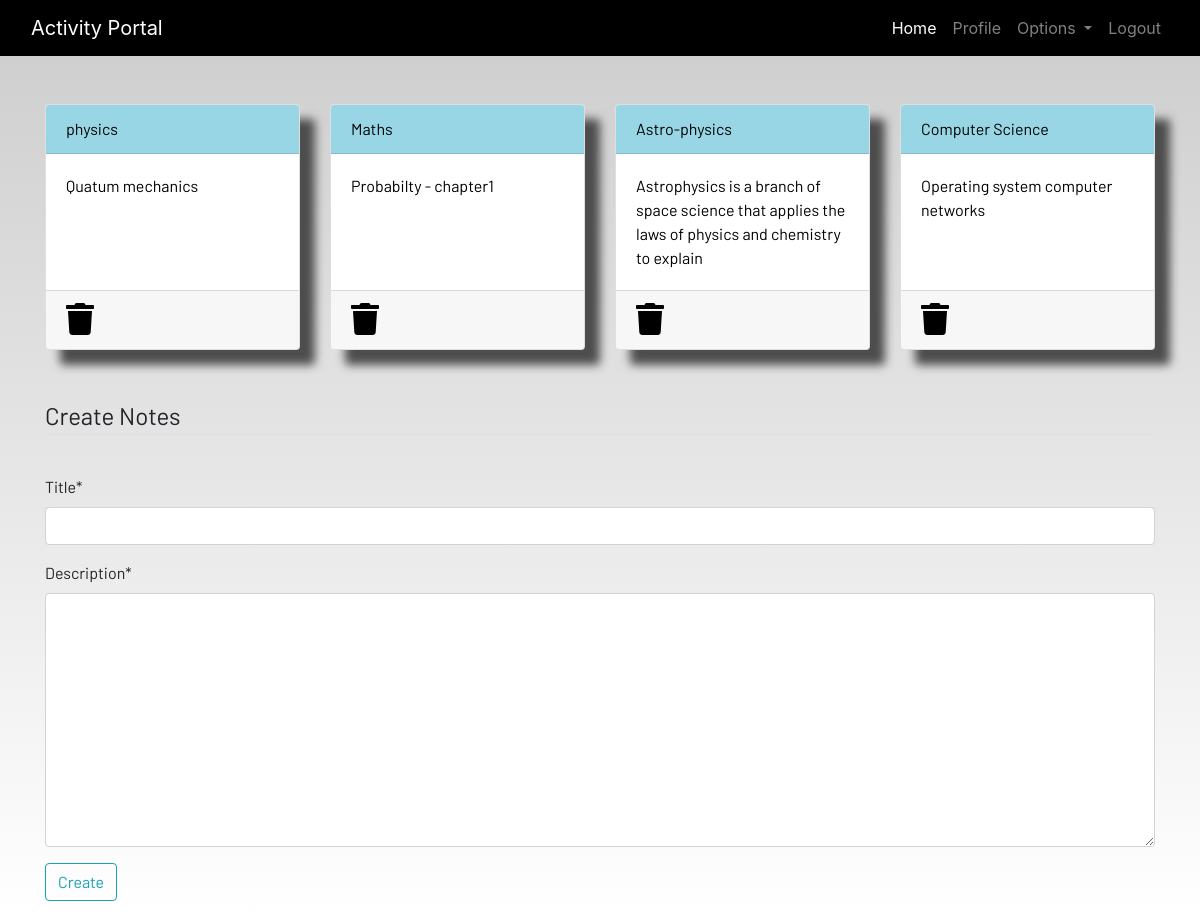
Screenshot of /notes (signed in) with the database file from the repository.
### dashboard/models.py (models this page shows, shortened)
class Notes(models.Model):
    user = models.ForeignKey(User, on_delete = models.CASCADE)
    title = models.CharField(max_length= 256)
    description = models.TextField()
    class Meta:
        verbose_name = "notes"
        verbose_name_plural = "notes"

### dashboard/views.py (the view)
# urls.py: path('notes',views.notes,name = 'notes'),
@login_required
def notes(request):
    if request.method == 'POST':
        form = NotesForm(request.POST)
        if form.is_valid():
            notes = Notes(user = request.user,title = request.POST['title'],description = request.POST['description'])
            notes.save()
        messages.success(request,f" Notes Added from {request.user.username} successfully")
    form = NotesForm()
    notes = Notes.objects.filter(user = request.user)
    context = {
        'notes':notes,
        'form':form,
    }
    return render(request,'dashboard/notes.html',context)

### dashboard/forms.py
class NotesForm(forms.ModelForm):
    class Meta:
        model = Notes
        fields = ['title','description']

### dashboard/templates/dashboard/notes.html (shortened to what this page needs)
{% extends 'dashboard/base.html' %}
{% load static %}
{% load crispy_forms_tags %}
{% block content %}
<div class="container">
    <div class="row">
        {% for note in notes %}
        <div class="col-md-3">
            <a href="{% url 'notes-detail' note.id %}">
                <div class="card">
                    <div class="card-header">{{note.title}}</div>
                    <div class="card-body">{{note.description|slice:"0:100"}}</div>
                    <div class="card-footer mt-auto "><a href="{% url 'delete-note' note.id %}">
                        <i class="fa fa-trash fa-2x"></i></a>
                    </div>
                </div>
            </a>
        </div>
        {% endfor %}
        <br><br>
    </div>
</div>
<br><br>
<div class="container">
    <form method="POST">
        <fieldset class="form-group">
            <legend class="border-bottom mb-4">Create Notes</legend>
        </fieldset>
        {{form|crispy}}
        <div class="form-group">
            <button href="" class="btn btn-outline-info" type="submit">
                Create
            </button>
        </div>
    </form>
</div>
{% endblock content %}

### static/css/main.css (style rules this page uses)
html { scroll-behavior: smooth; height: 100%; width: 100%; }
.card { box-shadow: 15px 15px 10px rgb(78, 77, 77); }
a { text-decoration: none !important; color: black; }
.card-header { color: black !important; background: rgb(152, 214, 230) !important; transition: 0.3s ease-in; }
html, body { max-width: 100%; overflow-x: hidden; height: 100%; width: 100%; }
body { background: linear-gradient(rgba(0, 0, 0, 0.2), rgba(255, 255, 255, 0.5)); overflow-x: hidden; background-repeat: no-repeat; }
.card-header { background-color: rgb(133, 204, 231); }
.col-md-3 .card { width: 100%; height: 100%; }
.fa { color: black; }

### rows the page displays
Notes: title "physics", description "Quatum mechanics"
Notes: title "Maths", description "Probabilty - chapter1"
Notes: title "Astro-physics", description "Astrophysics is a branch of space science that applies the laws of physics and chemistry to explain"
Notes: title "Computer Science", description "Operating system computer networks"
